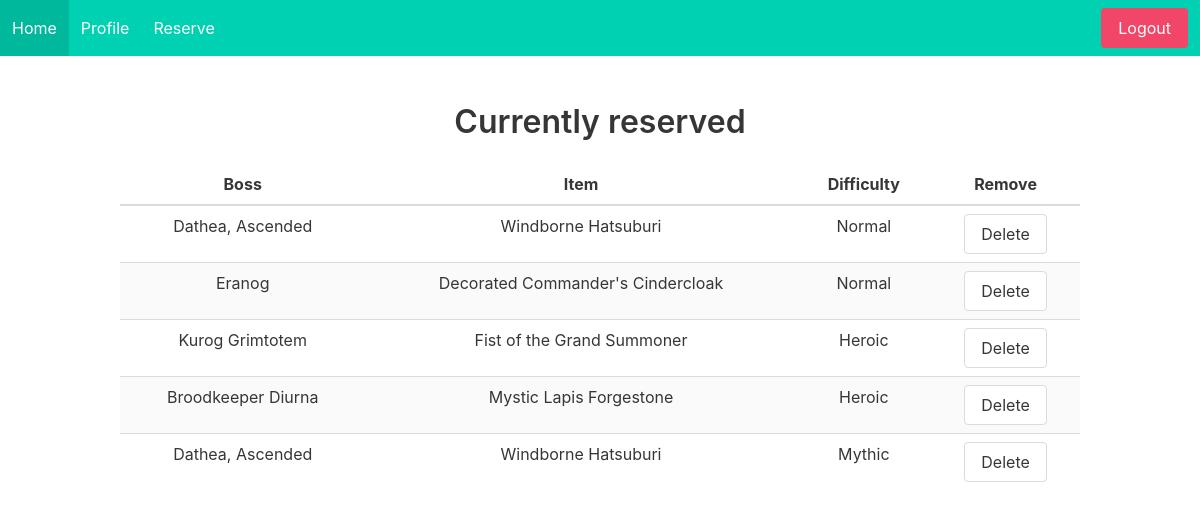
The app's page /profile (signed in), older data.
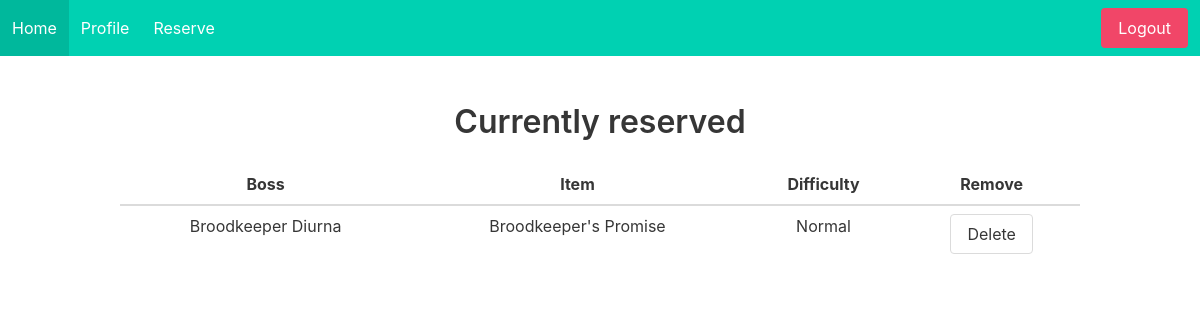
The same page, newer data.
### project/models.py (models this page shows)
class Normal_Raid(UserMixin, db.Model):
    __tablename__ = "normal_raid"
    id = db.Column(db.Integer, primary_key=True)
    user = db.Column(db.String(100))
    boss = db.Column(db.String(100))
    item = db.Column(db.String(100))

class Heroic_Raid(UserMixin, db.Model):
    __tablename__ = "heroic_raid"
    id = db.Column(db.Integer, primary_key=True)
    user = db.Column(db.String(100))
    boss = db.Column(db.String(100))
    item = db.Column(db.String(100))

class Mythic_Raid(UserMixin, db.Model):
    __tablename__ = "mythic_raid"
    id = db.Column(db.Integer, primary_key=True)
    user = db.Column(db.String(100))
    boss = db.Column(db.String(100))
    item = db.Column(db.String(100))

### project/main.py (the view)
@main.route('/profile')
@login_required
def profile():
    name = current_user.name
    normal_reserved = Normal_Raid.query.filter_by(user=name)
    heroic_reserved = Heroic_Raid.query.filter_by(user=name)
    mythic_reserved = Mythic_Raid.query.filter_by(user=name)
    payload = {}
    for record in normal_reserved:
        payload[f"Normal{record.id}"] = {"user": record.user,
                                         "boss": record.boss,
                                         "item": record.item,
                                         "difficulty": "Normal"}
    for record in heroic_reserved:
        payload[f"Heroic{record.id}"] = {"user": record.user,
                                         "boss": record.boss,
                                         "item": record.item,
                                         "difficulty": "Heroic"}
    for record in mythic_reserved:
        payload[f"Mythic{record.id}"] = {"user": record.user,
                                         "boss": record.boss,
                                         "item": record.item,
                                         "difficulty": "Mythic"}
    items = {'test': 'item1',
             'test1': 'item2',
             "name": name}
    return render_template('profile.html', itemData=payload)

### project/templates/profile.html (shortened to what this page needs)
{% extends "base.html" %}
{% block content %}
    <div class="content">
        <h1>Currently reserved</h1>
    </div>
    <table class="table is-striped" style="width: 100%" id=myTable>
        <thead>
        <tr>
            <th style="text-align: center">Boss</th>
            <th style="text-align: center">Item</th>
            <th style="text-align: center">Difficulty</th>
            <th style="text-align: center">Remove</th>
        </tr>
        </thead>
        <tbody>
        {% for _, dict_item in itemData.items() %}
            <tr>
                {% for key, val in dict_item.items() %}
                    {% if key != "user" %}
                        <td style="text-align: center">{{ val }}</td>
                    {% endif %}
                {% endfor %}
                <td style="text-align: center">
                    <button class="button" onclick="delete_row(this)">Delete</button>
                </td>
            </tr>
        {% endfor %}
        </tbody>
    </table>
{% endblock %}

### project/templates/base.html (shortened to what this page needs)
<!DOCTYPE html>
<html>
<head>
    <link rel="stylesheet" href="https://cdnjs.cloudflare.com/ajax/libs/bulma/0.7.2/css/bulma.min.css"/>
</head>
<body>
<nav class="navbar is-primary" role="navigation" aria-label="main navigation">
    <div id="navbarBasicExample" class="navbar-menu">
        <div class="navbar-start">
            <a href="{{ url_for('main.index') }}" class="navbar-item">
                Home
            </a>
            {% if current_user.is_authenticated %}
            <a href="{{ url_for('main.profile') }}" class="navbar-item">
                Profile
            </a>
            <a href="{{ url_for('main.reserve_loot') }}" class="navbar-item">
                Reserve
            </a>
            {% endif %}
        </div>
        <div class="navbar-end">
            <div class="navbar-item">
                <div class="buttons">
                    {% if current_user.is_authenticated %}
                    <a href="{{ url_for('auth.logout') }}" class="button is-danger">
                        Logout
                    </a>
                    {% endif %}
                </div>
            </div>
        </div>
    </div>
</nav>
<section class="section">
    <div class="container has-text-centered">
        {% block content %}
        {% endblock %}
    </div>
</section>
</body>
</html>

Row changes from the older to the newer data that the page shows:
removed Normal_Raid: boss "Eranog", item "Decorated Commander's Cindercloak"
removed Heroic_Raid: boss "Kurog Grimtotem", item "Fist of the Grand Summoner"
removed Heroic_Raid: boss "Broodkeeper Diurna", item "Mystic Lapis Forgestone"
removed Mythic_Raid: boss "Dathea, Ascended", item "Windborne Hatsuburi"
changed Normal_Raid: boss "Dathea, Ascended" → "Broodkeeper Diurna"; item "Windborne Hatsuburi" → "Broodkeeper's Promise"
Text that changed along with them:
list line gone: "Normal Delete"
list line gone: "Heroic Delete"
list line gone: "Mythic Delete"
